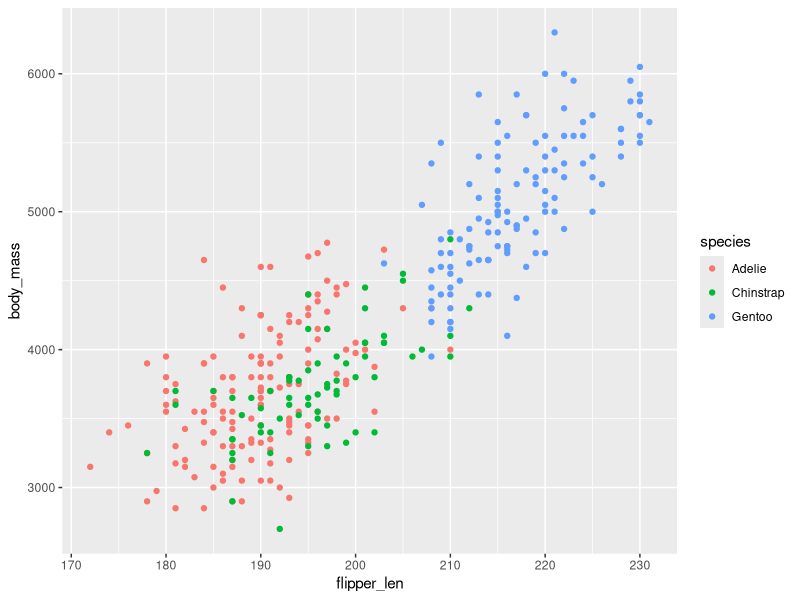
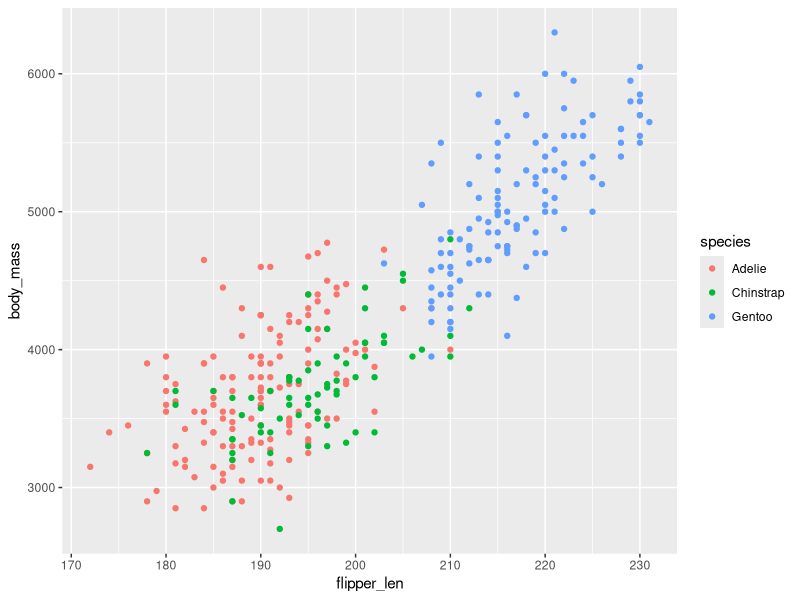

Source code (R) for these figures, in order:
## ---- chunk 1
library(ggplot2)

x <- 1 + 1
## ---- chunk 2
#| echo: fenced

2 + 2
## ---- chunk 3
#| echo: true

library(knitr)
library(ggplot2)
library(broom)
## ---- chunk 4
#| echo: fenced

ggplot(penguins, aes(x = flipper_len, y = body_mass, colour = species)) + 
  geom_point()
## ---- chunk 5
#| echo: fenced
#| fig-cap: "Body mass (g) vs. flipper length (mm) for three species of penguins."
#| label: fig-penguins
#| fig-width: 6
#| fig-height: 3

ggplot(penguins, aes(x = flipper_len, y = body_mass, colour = species)) + 
  geom_point()
## ---- chunk 6
#| echo: fenced

kable(head(penguins), digits = 1)
## ---- chunk 7
#| echo: fenced

mod <- lm(body_mass ~ flipper_len + bill_len, data = penguins)
kable(tidy(mod), digits = 2)
## ---- chunk 8
penguins_subset <- penguins[penguins$species %in% c("Chinstrap", "Gentoo"),]
ts <- t.test(bill_len ~ species, data = penguins_subset)
